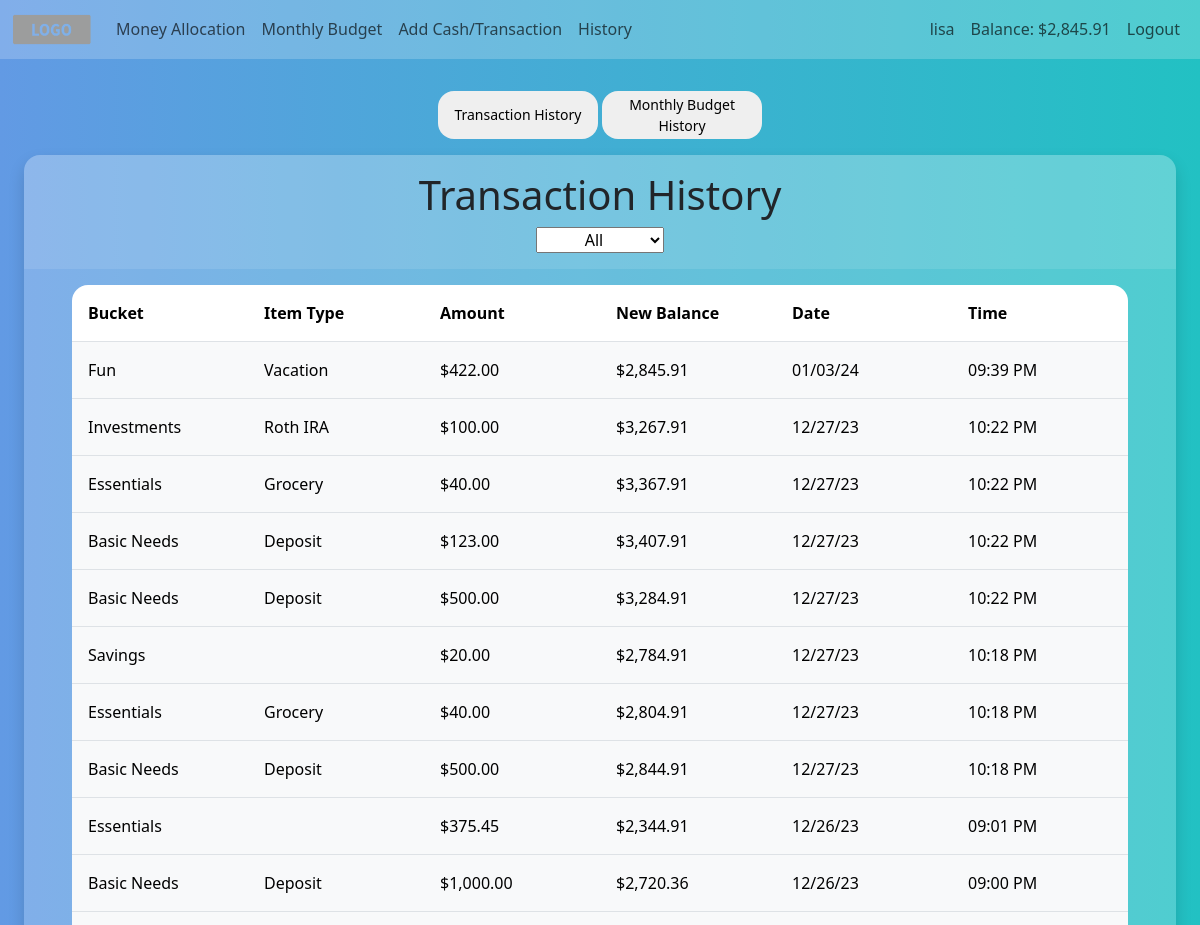
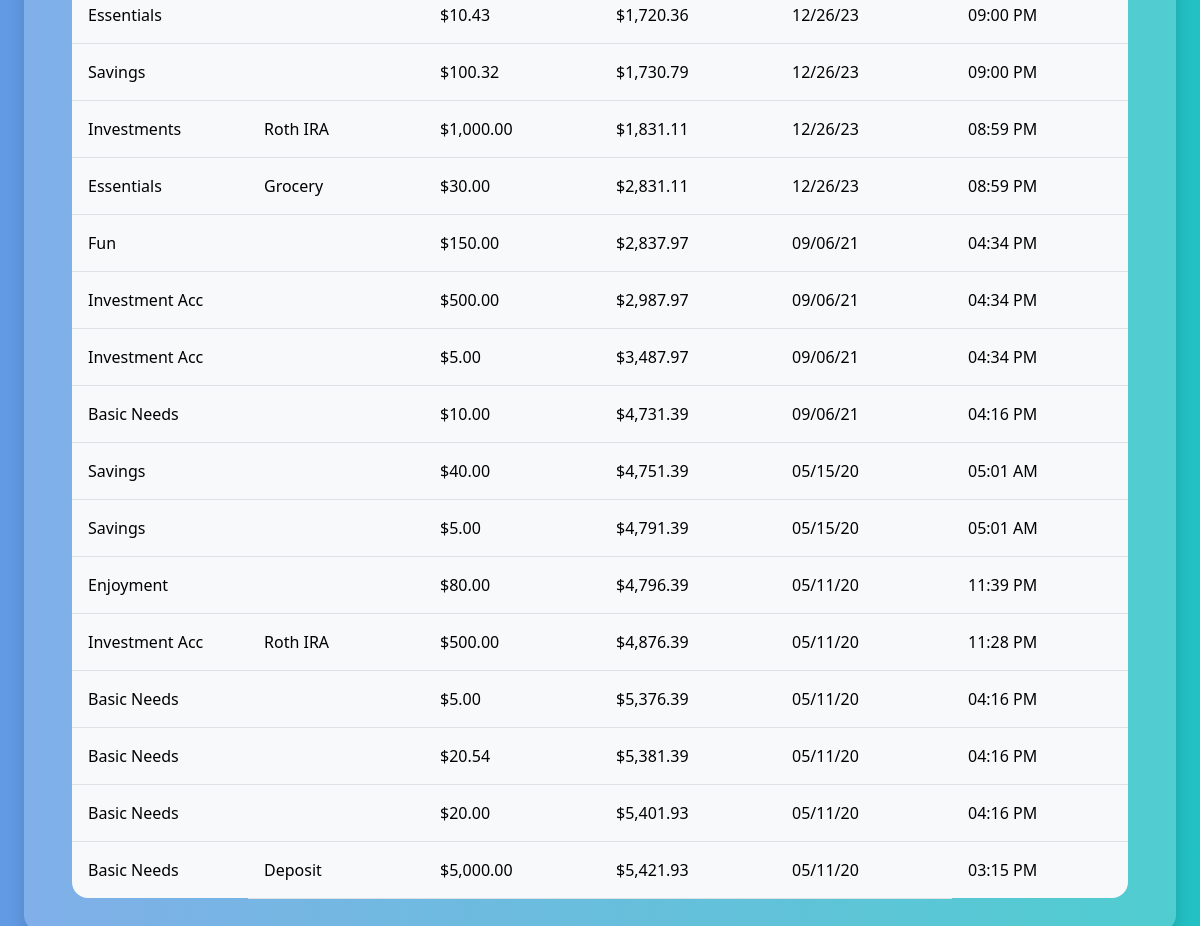
The app's page /history (signed in) with its own data (2 pictures, top to bottom).
### tables this page shows
CREATE TABLE history (
                                id INTEGER NOT NULL,
                                owner_id INTEGER NOT NULL,
                                item_type TEXT,
                                bucket TEXT NOT NULL,
                                amt NUMERIC NOT NULL,
                                new_balance NUMERIC NOT NULL,
                                date DATE NOT NULL,
                                time TIME NOT NULL,
                                FOREIGN KEY(owner_id) REFERENCES users(id),
                                PRIMARY KEY(id)
                              );

### app.py (the view)
@app.route("/history")
@login_required
def history():
    transactions = db.execute("SELECT * FROM history WHERE owner_id = ?", session["user_id"])
    transactions.reverse()
    dates = db.execute("SELECT date FROM history WHERE owner_id = ?", session["user_id"])
    month_yr_list = []
    for date in dates:
        extracted = datetime.strptime(date["date"], "%m/%d/%y")
        month_yr = f"{extracted.strftime('%b')} {extracted.year}"
        if month_yr not in month_yr_list:
            month_yr_list.append(month_yr)
    month_yr_list.reverse()
    return render_template("history.html", transactions=transactions, usd=usd, month_yr_list=month_yr_list)

### app.py (called while the page is built)
@app.template_filter("hour_min")
def hour_min_filter(value, format="%I:%M %p"):
    return datetime.strptime(value, '%I:%M:%S:%f %p').strftime("%I:%M %p")

@app.after_request
def after_request(response):
    response.headers["Cache-Control"] = "no-cache, no-store, must-revalidate"
    response.headers["Expires"] = 0
    response.headers["Pragma"] = "no-cache"
    return response

### helpers.py (called while the page is built)
def login_required(f):
    @wraps(f)
    def decorated_function(*args, **kwargs):
        if session.get("user_id") is None:
            return redirect("/login")
        return f(*args, **kwargs)
    return decorated_function

def usd(value):
    return f"${value:,.2f}"

### templates/history.html (shortened to what this page needs)
{% extends "layout.html" %}
{% block main %}
<div class="history-btn-ctnr">
    <button class="history-btn transaction-history-btn">Transaction History</button>
    <button class="history-btn budget-history-btn">Monthly Budget History</button>
</div>
<div class="d-flex flex-column align-items-center history-ctnr ctnr shadow">
    <div class="header history-header d-flex flex-column align-items-center">
        <h1 class="text-center">Transaction History</h1>
        <select name="dates" class="text-center dates">
            <option value="all">All</option>
        </select>
    </div>
    <table class="table history-table">
        <tr>
            <th>Bucket</th>
            <th>Item Type</th>
            <th>Amount</th>
            <th>New Balance</th>
            <th>Date</th>
            <th>Time</th>
        </tr>
        {% if transactions | length > 0 %}
            {% for transaction in transactions %}
                <tr class="transaction-row">
                    <td>{{ transaction.bucket }}</td>
                    <td>{{ transaction.item_type }}</td>
                    <td>{{ usd(transaction.amt) }}</td>
                    <td>{{ usd(transaction.new_balance) }}</td>
                    <td class="date">{{ transaction.date }}</td>
                    <td>{{ transaction.time | hour_min }}</td>
                </tr>
            {% endfor %}
        {% endif %}
    </table>
</div>
{% endblock %}

### static/styles.css (style rules this page uses)
body { background: linear-gradient(90deg, #629ae4 0%, #22c1c3 100%); }
table tr:first-child th:first-child { border-top-left-radius: 1rem; }
table tr:first-child th:last-child { border-top-right-radius: 1rem; }
table tr:last-child td:first-child { border-bottom: none; border-bottom-left-radius: 1rem; }
table tr:last-child td:last-child { border-bottom: none; border-bottom-right-radius: 1rem; }
.header { width: calc(100% + 6rem); transform: translateY(-1rem); border-radius: 1rem 1rem 0 0; background-color: rgba(255, 255, 255, 0.1); }
.history-header { padding: 1rem 0 1rem 0; }
.ctnr { width: fit-content; margin: 0 auto; padding: 1rem 3rem 1rem 3rem; background-color: rgba(255, 255, 255, 0.2); border-radius: 1rem; }
.table th, .table td { padding: 1rem; }
.history-btn-ctnr { margin: 0 auto; width: fit-content; }
.history-btn { border: none; width: 10rem; height: 3rem; border-radius: 1rem; font-size: 14px; margin-bottom: 1rem; }
.budget-history-btn { vertical-align: top; }
.transaction-row td { width: 11rem; }
.dates { width: 8rem; }
.history-ctnr { margin-bottom: 2rem; }
.table { width: fit-content; }
.table tr td { background-color: rgba(248, 249, 250, 255) }
.shadow { box-shadow: 0px 5px 10px 0px rgba(0, 0, 0, 0.5); }

### records on screen
history: amt "$422.00", new_balance "$2,845.91"
history: amt "$100.00", new_balance "$3,267.91"
history: amt "$40.00", new_balance "$3,367.91"
history: amt "$123.00", new_balance "$3,407.91"
history: amt "$500.00", new_balance "$3,284.91"
history: amt "$20.00", new_balance "$2,784.91"
history: amt "$40.00", new_balance "$2,804.91"
history: amt "$500.00", new_balance "$2,844.91"
history: amt "$375.45", new_balance "$2,344.91"
history: amt "$1,000.00", new_balance "$2,720.36"
history: amt "$10.43", new_balance "$1,720.36"
history: amt "$100.32", new_balance "$1,730.79"
history: amt "$1,000.00", new_balance "$1,831.11"
history: amt "$30.00", new_balance "$2,831.11"
history: amt "$150.00", new_balance "$2,837.97"
history: amt "$500.00", new_balance "$2,987.97"
history: amt "$5.00", new_balance "$3,487.97"
history: amt "$10.00", new_balance "$4,731.39"
history: amt "$40.00", new_balance "$4,751.39"
history: amt "$5.00", new_balance "$4,791.39"
history: amt "$80.00", new_balance "$4,796.39"
history: amt "$500.00", new_balance "$4,876.39"
history: amt "$5.00", new_balance "$5,376.39"
history: amt "$20.54", new_balance "$5,381.39"
history: amt "$20.00", new_balance "$5,401.93"
history: amt "$5,000.00", new_balance "$5,421.93"

### other values on screen
{{ session["username"] }} "lisa"
{{ session["balance"] }} "$2,845.91"
